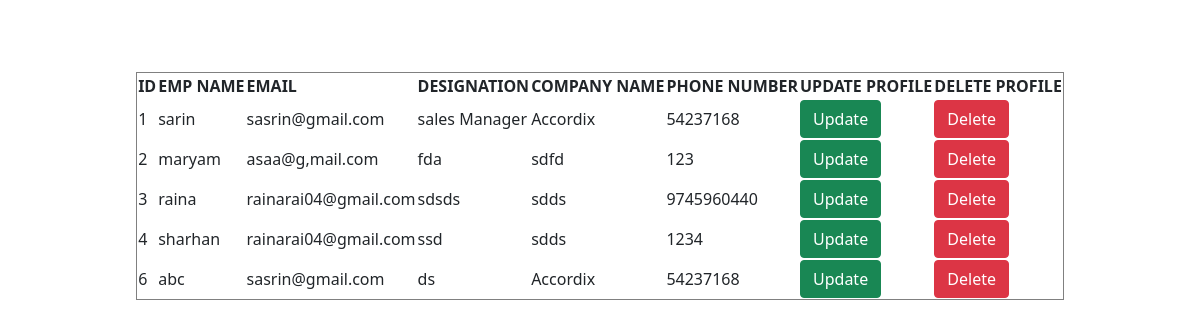
/djangoapp/display_emp/, run on the app's committed database.
### djangoapp/models.py (models this page shows)
class employee(models.Model):
    empname=models.CharField(max_length=30)
    email=models.EmailField()
    cmpny_name=models.CharField(max_length=50)
    desig=models.CharField(max_length=50)
    phone=models.IntegerField()

### djangoapp/views.py (the view)
# urls.py: path('display_emp/', display_emp),
def display_emp(request):
    e=employee.objects.all()
    return render(request,'display_emp.html',{'data':e})

### djangoapp/templates/display_emp.html (shortened to what this page needs)
<!DOCTYPE html>
<html lang="en">
<head>
    <link href="https://cdn.jsdelivr.net/npm/bootstrap@5.0.2/dist/css/bootstrap.min.css" rel="stylesheet">
</head>
<body bgcolor="red">
<br><br><br>
<table border="1" align="center">
  <tr>
    <th>ID</th>
    <th>EMP NAME</th>
     <th>EMAIL</th>
     <th>DESIGNATION</th>
 <th>COMPANY NAME</th>
<th>PHONE NUMBER</th>
      <th>UPDATE PROFILE</th>
      <th>DELETE PROFILE</th>
  </tr>
      {% for i in data %}
    <tr>
        <td>{{i.id}}</td>
        <td>{{i.empname}}</td>
        <td>{{i.email}}</td>
        <td>{{i.desig}}</td>
        <td>{{i.cmpny_name}}</td>
        <td>{{i.phone}}</td>
        <td><a href="http://127.0.0.1:8000/djangoapp/update_emp/{{i.id}}" class="btn btn-success"> Update </a></td>
        <td><a href="http://127.0.0.1:8000/djangoapp/delete_emp/{{i.id}}" class="btn btn-danger"> Delete </a></td>
        {% endfor %}
    </tr>
</table>
</body>
</html>

### data on the page
employee: id "1", empname "sarin", email "sasrin@gmail.com", desig "sales Manager", cmpny_name "Accordix", phone "54237168"
employee: id "2", empname "maryam", email "asaa@g,mail.com", desig "fda", cmpny_name "sdfd", phone "123"
employee: id "3", empname "raina", email "rainarai04@gmail.com", desig "sdsds", cmpny_name "sdds", phone "9745960440"
employee: id "4", empname "sharhan", email "rainarai04@gmail.com", desig "ssd", cmpny_name "sdds", phone "1234"
employee: id "6", empname "abc", email "sasrin@gmail.com", desig "ds", cmpny_name "Accordix", phone "54237168"
